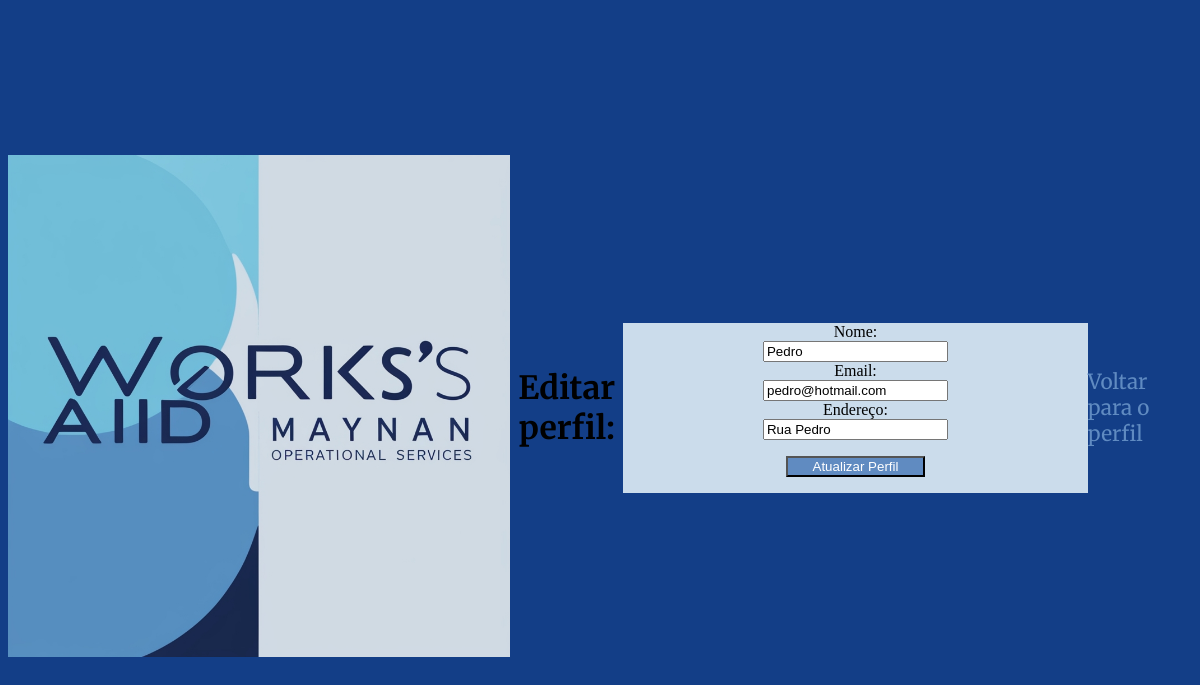
The page /server/editar-perfil-cliente.php (signed in) on the database its author committed.
### tables this page shows
CREATE TABLE IF NOT EXISTS `clientes` (
  `id_cliente` int(11) NOT NULL AUTO_INCREMENT,
  `nome` varchar(255) NOT NULL,
  `email` varchar(255) NOT NULL,
  `senha` varchar(255) NOT NULL,
  `endereco` varchar(255) NOT NULL,
  `foto_perfil` varchar(500) NOT NULL,
  `id_situacao` int(11) NOT NULL,
  PRIMARY KEY (`id_cliente`)
);

### server/editar-perfil-cliente.php (the view, shortened to what this page needs)
<?php
$servername = "localhost";
$username = "root";
$password = "usbw";
$dbname = "dados";
$conn = mysqli_connect($servername, $username, $password, $dbname);
$id_cliente = $_SESSION['id_cliente'];
$sql = "SELECT * FROM clientes WHERE id_cliente = '$id_cliente'";
$result = mysqli_query($conn, $sql);
if ($result->num_rows > 0) {
    $usuario = mysqli_fetch_assoc($result);
} else {
    echo "Erro ao buscar dados do usuário.";
    exit;
}
?>
<!DOCTYPE html>
<html lang="pt-br">
<head>
    <link rel="stylesheet" href="../pages/css/styleeditarperfil.css">
</head>
<body>
    <div class="imgedp">
        <div>
            <img id="imglogin" src="../pages/imgs/logo.jpg" alt="Logo">
        </div>
        <h1>Editar perfil:</h1>
        <section>
            <form action="editar-perfil-cliente.php" method="POST">
                <label for="nome">Nome:</label>
                <input type="text" id="nome" name="nome" value="<?php echo $usuario['nome']; ?>" required>
                <label for="email">Email:</label>
                <input type="email" id="email" name="email" value="<?php echo $usuario['email']; ?>" required>
                <label for="endereco">Endereço:</label>
                <input type="text" id="endereco" name="endereco" value="<?php echo $usuario['endereco']; ?>" required>
                <button type="submit">Atualizar Perfil</button>
            </form>
        </section>
        <div>
            <a href="perfil-cliente.php">Voltar para o perfil</a>
        </div>
    </div>
</body>
</html>

### pages/css/styleeditarperfil.css (style rules this page uses)
h1 { font-family: "Merriweather", serif; text-align: center; }
body { height: 100vh; background-color: #133E87; display: flex; align-items: center; justify-content: center; flex-direction: column; }
form { width: 60%; height: 20%; display: flex; align-items: center; justify-content: center; flex-direction: column; }
section { display: flex; background-color: #CBDCEB; width: 70%; align-items: center; justify-content: center; }
#imglogin { width: 100%; height: 50%; }
a { font-family: "Merriweather", serif; text-decoration: none; color: #608BC1; font-size: 1.3rem; }
button { width: 50%; background-color: #608BC1; color: #ffff; margin: 1rem; }
.imgedp { display: flex; justify-content: center; align-items: center; }

### rows shown on the page
clientes: nome "Pedro", email "pedro@hotmail.com", endereco "Rua Pedro"
